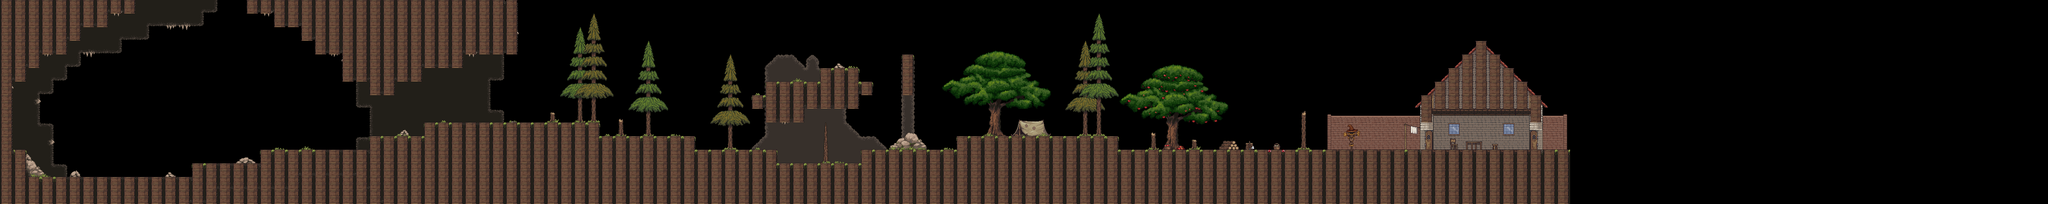

The image is a tile-based game level rendered from a .tmx file. Its description and source (layers, tilesets, objects; grid data summarised) follow:
An orthogonal 150x15 tile map with 32x32 px tiles, 4 tile layers (Tile layer 3, Tile layer 2, Tile layer 1, Collisions).

<map version="1.9" tiledversion="1.9.2" orientation="orthogonal" renderorder="right-down" width="150" height="15" tilewidth="32" tileheight="32" infinite="0" nextlayerid="5" nextobjectid="1">
 <tileset firstgid="1" name="forest_tileset" tilewidth="32" tileheight="32" margin="1" tilecount="1080" columns="27">
  <image source="forest_tileset2.png" width="866" height="1282" />
 </tileset>
 <layer id="3" name="Tile layer 3" width="150" height="15">
  <properties>
 	  <property name="Draw" type="bool" value="true" />
  </properties>
  <data>[2250 cells, 81 non-empty, 18 distinct tile ids]</data>
 </layer>
 <layer id="2" name="Tile layer 2" width="150" height="15">
  <properties>
 	  <property name="Draw" type="bool" value="true" />
  </properties>
  <data>[2250 cells, 425 non-empty, 175 distinct tile ids]</data>
 </layer>
 <layer id="1" name="Tile layer 1" width="150" height="15">
  <properties>
 	  <property name="Draw" type="bool" value="true" />
  </properties>
  <data>[2250 cells, 695 non-empty, 106 distinct tile ids]</data>
 </layer>
 <layer id="4" name="Collisions" width="150" height="15">
  <properties>
 	  <property name="Draw" type="bool" value="false" />
  </properties>
  <data>[2250 cells, 651 non-empty, 1 distinct tile ids]</data>
 </layer>
</map>